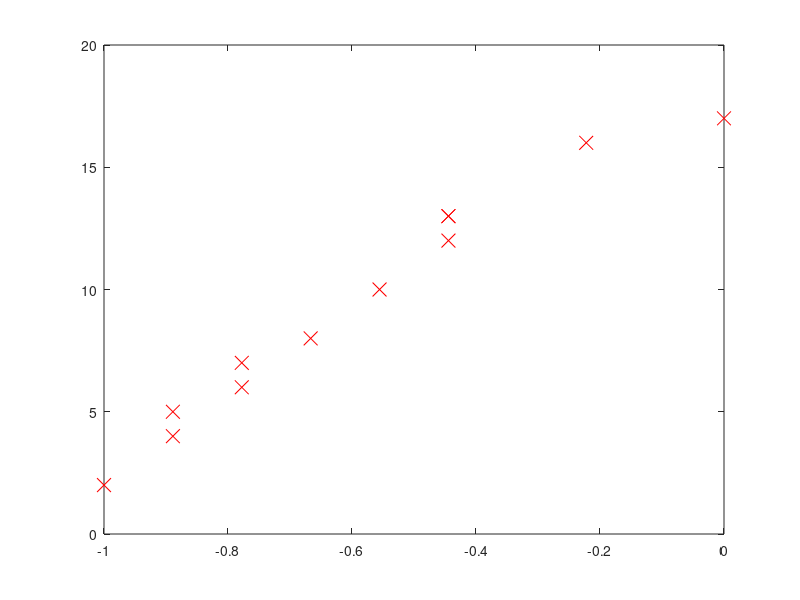

MATLAB code for this plot: (Note: this script raises an error after producing the figure.)
% Loading the dataset
dataSet = load('TestDataSet.txt');

% Storing the values in seperate vectors
x = dataSet(:, 1);
y = dataSet(:, 2);

% Do you want feature normalization?
normalization = true;

% Applying mean normalization to our dataset
if (normalization)
    maxX = max(x);
    minX = min(x);
    x = (x - maxX) / (maxX - minX)
end

% Adding a column of ones to the beginning of the 'x' matrix
x = [ones(length(x), 1) x]

% Plotting the dataset
figure;
plot(x(:, 2), y, 'rx', 'MarkerSize', 10);

% Running gradient descent on the data
% 'x' is our input matrix
% 'y' is our output vector
% 'parameters' is a matrix containing our initial theta and slope
weights = [0; 0];
learningRate = 0.1;
iter = 2000;
[weights, costHistory] = gradient(x, y, weights, learningRate, iter);

% Plotting our final hypothesis
figure;
plot(min(x(:, 2)):max(x(:, 2)), weights(1) + weights(2) * (min(x(:, 2)):max(x(:, 2))));
hold on;

% Plotting the dataset on the same figure
plot(x(:, 2), y, 'rx', 'MarkerSize', 10);

% Plotting our cost function on a different figure to see how we did
figure;
plot(costHistory, 1:iter);

% Finally predicting the output of the provided input
input = 5;
if (normalization)
    input = (input - maxX) / (maxX - minX);
end
output = weights(1) + weights(2) * input;
disp(output);